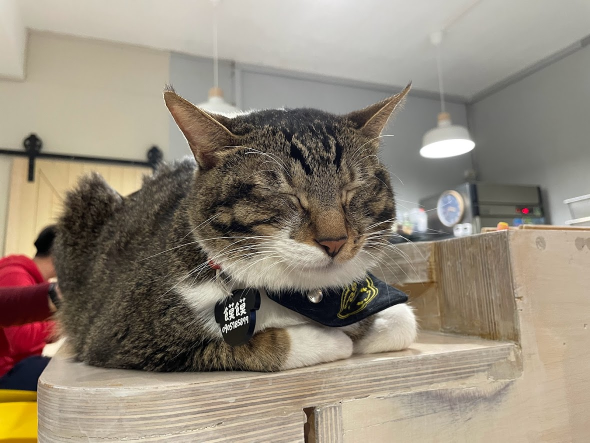
#> input picture input.jpg, 1180 x 885 px (shown at 1/2 size)
$ jupyter execute dithering.ipynb
#> lines starting #> are read from the running program, lines starting #| are printed output that depends on the picture
<a href="https://colab.research.google.com/github/ydicsey/image-processing/blob/main/dithering.ipynb" target="_parent"></a>

ENV setup

[cell 1]
#import the library
import cv2 as cv
import numpy as np
import matplotlib.pyplot as plt
import math

[cell 2]
img_path = 'input.jpg'
img = cv.imread(img_path)
#> img is the input picture: shape (885, 1180, 3); mean B, G, R 122.2, 137.1, 147.5
img.shape
#> Out = (885, 1180, 3)

grayscale

[cell 3]
gray = cv.cvtColor(img, cv.COLOR_BGR2GRAY)
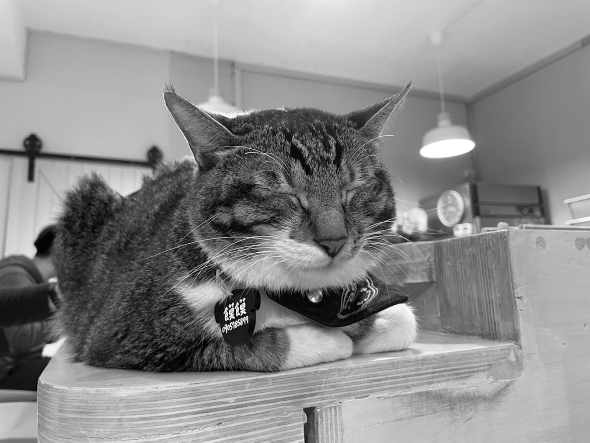
#> gray: shape (885, 1180) (shown at 1/2 size); min 0, max 255, mean 138.5
img = cv.cvtColor(img, cv.COLOR_BGR2RGB)

f = plt.figure(num=None, figsize=(16, 12), dpi=60)
ax1 = f.add_subplot(2,2, 1)
plt.axis('off')
plt.imshow(gray, cmap="gray")
ax1.title.set_text('OpenCV method')

ax2 = f.add_subplot(2,2, 2)
plt.axis('off')
plt.imshow(img)
ax2.title.set_text('orig')

plt.show()
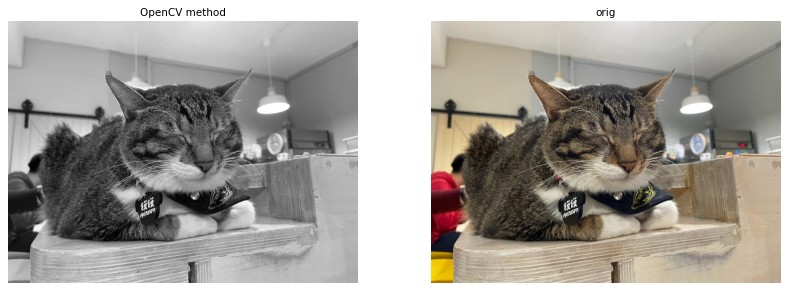
#> figure drawn by matplotlib, 2 panels

avoid overflow

[cell 4]
gray = gray.astype(int)
gray

[cell 5]
def minmax(v):
    if v > 255:
        v = 255
    if v < 0:
        v = 0
    return v

find shape

[cell 6]
gray.shape
#> Out = (885, 1180)

## problem A

[cell 7]
d2 = np.array([ [  0, 128,  32, 160,],
                [192,  64, 224,  95,],
                [ 48, 176,  16, 144,],
                [240, 112, 208,  80 ] ])

[cell 8]
orig_x, orig_y = gray.shape
#> orig_x = 885; orig_y = 1180

[cell 9]
new_x = ((orig_x // 4)+1) *4
#> new_x = 888
new_y = ((orig_y // 4)+1) *4
#> new_y = 1184

[cell 10]
image_to_dither = np.zeros([new_x, new_y], dtype='uint8')
image_to_dither[0:orig_x, 0:orig_y] = gray
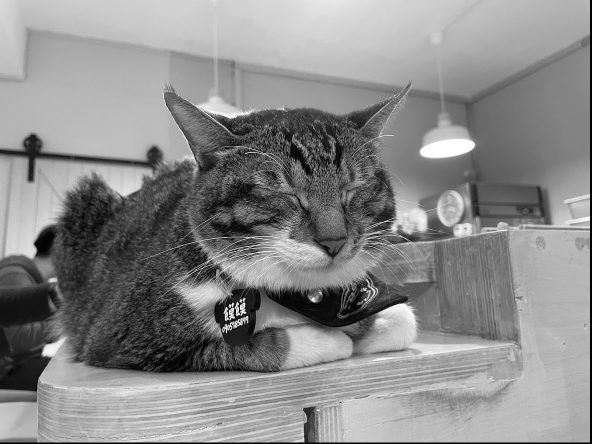
#> image_to_dither: shape (888, 1184) (shown at 1/2 size); min 0, max 255, mean 137.6
image_to_dither

[cell 11]
dither_table = np.tile(d2, (((orig_x // 4)+1), ((orig_y // 4))+1))
dither_table.shape
#> Out = (888, 1184)

[cell 12]
dither_image = (image_to_dither > dither_table )*255
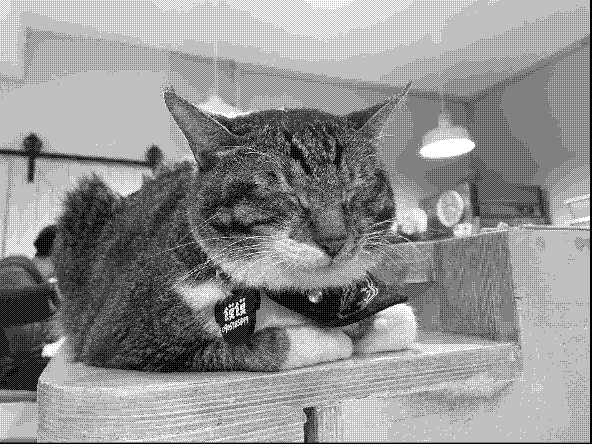
#> dither_image: shape (888, 1184) int64 (shown at 1/2 size); 56.7% white; black in thin lines or dots

[cell 13]
plt.rcParams["figure.figsize"] = (15, 15)
plt.axis('off')
plt.imshow(dither_image, cmap="gray")
plt.show()

## problem B

[cell 14]
d1 = np.array([ [ 0, 56],
                [84, 28] ])

[cell 15]
orig_x, orig_y = gray.shape

[cell 16]
new_x = ((orig_x // 2)+1) *2
#> new_x = 886
new_y = ((orig_y // 2)+1) *2
#> new_y = 1182

[cell 17]
Qij = np.zeros([new_x, new_y], dtype='uint8')
Qij[0:orig_x, 0:orig_y] = gray//85
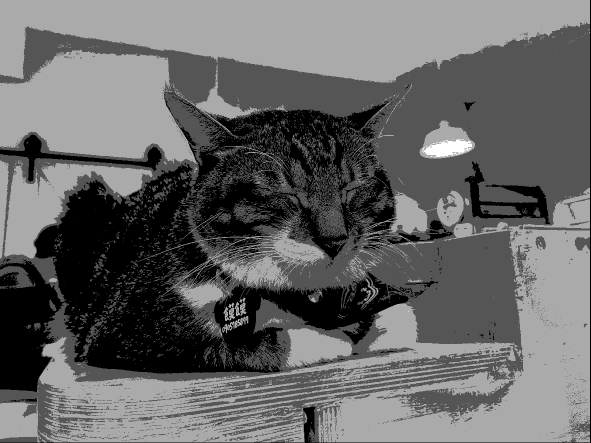
#> Qij: shape (886, 1182) (shown at 1/2 size); min 0, max 3, mean 1.2; drawn with min black and max white
Qij.shape
#> Out = (886, 1182)

[cell 18]
dither_table = np.tile(d1, (((orig_x // 2)+1), ((orig_y // 2))+1))
dither_table.shape

[cell 19]
image_to_dither[0:new_x, 0:new_y]

[cell 20]
dither_image_4_gray_val = ((image_to_dither[0:new_x, 0:new_y] - Qij*85 ) > dither_table) + Qij
dither_image_4_gray_val*=85

[cell 21]
plt.rcParams["figure.figsize"] = (15, 15)
plt.axis('off')
plt.imshow(dither_image_4_gray_val, cmap="gray")
plt.show()

compare

[cell 22]
f = plt.figure(num=None, figsize=(24, 12), dpi=100)
ax1 = f.add_subplot(1,3, 1)
plt.axis('off')
plt.imshow(gray, cmap="gray")
ax1.title.set_text('grayscale\nOpenCV method')

ax2 = f.add_subplot(1,3, 2)
plt.axis('off')
plt.imshow(dither_image, cmap="gray")
ax2.title.set_text('part A\n2-value')

ax2 = f.add_subplot(1,3, 3)
plt.axis('off')
plt.imshow(dither_image_4_gray_val, cmap="gray")
ax2.title.set_text('part B\n4-value')

plt.show()

[cell 23]
path = "partA.jpg"
cv.imwrite(path, dither_image)
#> Out = True

[cell 24]
path = "partB.jpg"
cv.imwrite(path, dither_image_4_gray_val*85)
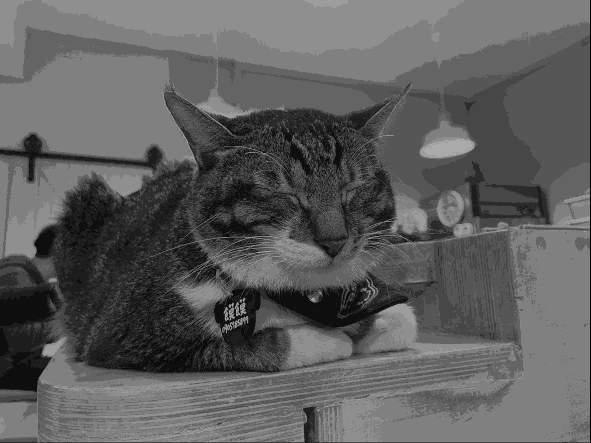
#> saved as partB.jpg: shape (886, 1182) (shown at 1/2 size); min 0, max 171, mean 93.7
#> Out = True
